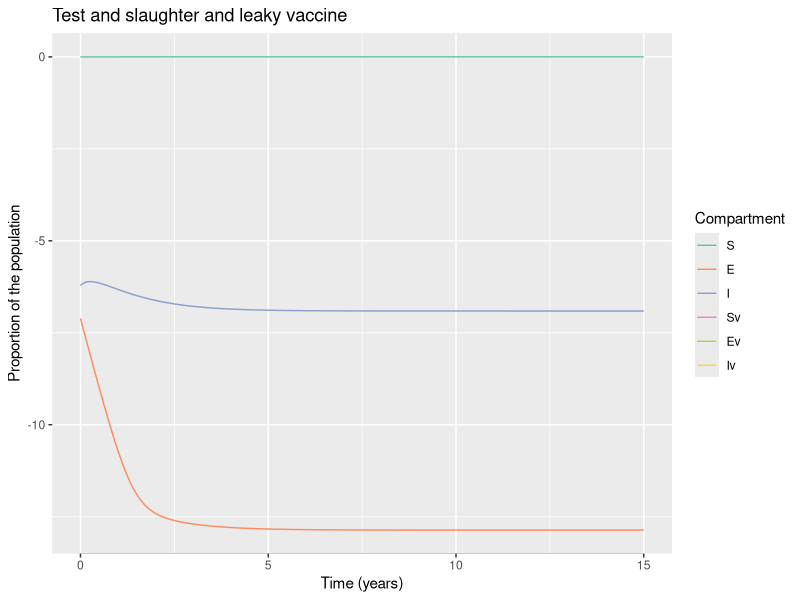

Source code (R):
# LOAD THE PACKAGES:
library(deSolve)
library(reshape2)
library(ggplot2)


# MODEL INPUTS:

initial_state_values <- c(S = 1224000- 3461,
                          E = 1000,        
                          I = 2461,        
                          Sv = 0,      
                          Ev = 0,
                          Iv = 0)      

# Parameters
#R0=0.42

parameters <- c(beta = 0.01,     # the infection rate in units of years^-1  5.2
                delta = 0.01*365,     # the latency period in units of years^-1 
                c_s = 0.39,       # the reduction in the force of infection
                # acting on those vaccinated
                c_i = 0.39,# the reduction in the infectivity of vaccinated infected bovines  
                u = 1/5,#death rate in units of years^-1 
                a = 0.71, #testing rate in units of years^-1
                b = 1/5, #birth rate in units of years^-1
                vc = 0,  # vaccination rate
                w = 0.0009 ) #wildife infection rate 0.131
              
             

# TIMESTEPS:

# Sequence of timesteps to solve the model at
times <- seq(from = 0, to = 15, by =0.1)#from 0 to 10 years, daily intervalS
# MODEL FUNCTION: 

vaccine_model <- function(time, state, parameters) {  
  
  with(as.list(c(state, parameters)), {    
    
    # Defining lambda as a function of beta and E:
    N <- S + E + I + Sv + Ev + Iv 
    lambda <- beta * I/N + c_i * beta * Iv/N 
    # the Ev compartment gets c_i times less infected than the E compartment
    
    
    # The differential equations
    dS <- -lambda * S - u * S - S * w - vc * S + (b * N * (1-vc))+ a * I + a * Iv
    dE <- lambda * S - delta * E - u * E - vc * E 
    dI <- delta * E - a * I - u * I + S * w 
    dSv <- -c_s * lambda * Sv - u * Sv + vc * S  + b * N * vc - Sv * w            
    dEv <- c_s * lambda * Sv - delta * Ev - u * Ev + vc * E 
    dIv <- delta * Ev - a * Iv - u * Iv + Sv * w 
    
    return(list(c(dS, dE, dI, dSv, dEv, dIv))) 
  })
  
}

# MODEL OUTPUT:

# Solving the differential equations using the ode integration algorithm
output <- as.data.frame(ode(y = initial_state_values, 
                            times = times, 
                            func = vaccine_model,
                            parms = parameters))

# PLOT THE OUTPUT

# turn output dataset into long format
output_long <- melt(as.data.frame(output), id = "time")

# Adding a column for the prevalence proportion to the long-format output
output_long$prevalence <- output_long$value/sum(initial_state_values)

# Plot the number in each compartment over time
ggplot(data = output_long,                                               
       aes(x = time, y = log(prevalence), colour = variable, group = variable)) +  
  geom_line() +                                                          
  xlab("Time (years)")+                                                   
  ylab("Proportion of the population") +
  labs(title = paste("Test and slaughter and leaky vaccine"), 
       colour = "Compartment") +
  scale_colour_brewer(palette = "Set2")

#incidence<- diff(output_long$value[output_long$variable=="T"])
#plot(incidence)
#lambda <- 5.2/2 * (output_long$value[output_long$variable=="I"])
